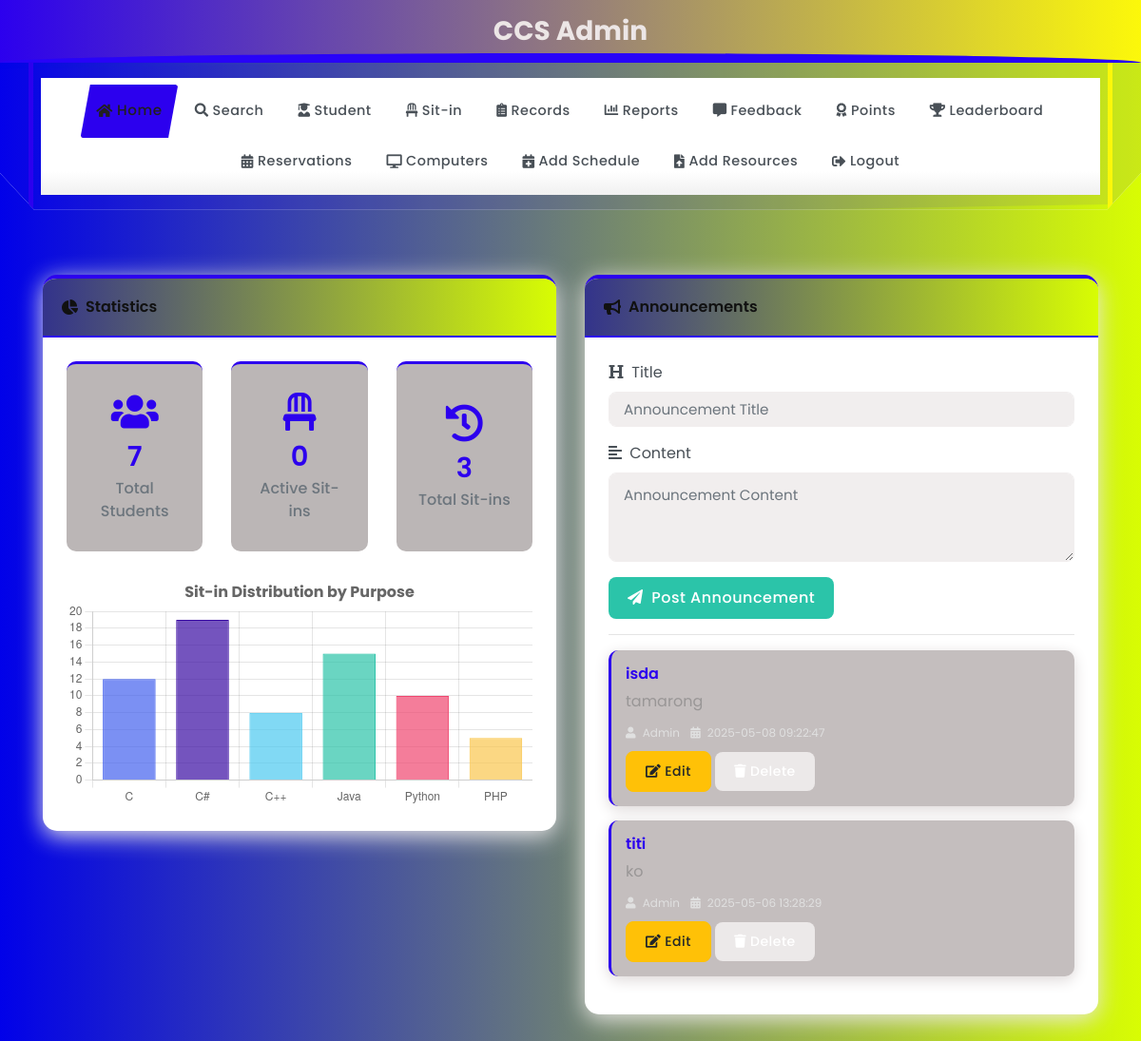
/admin_dashboard (signed in), run on an earlier commit of the app's database.
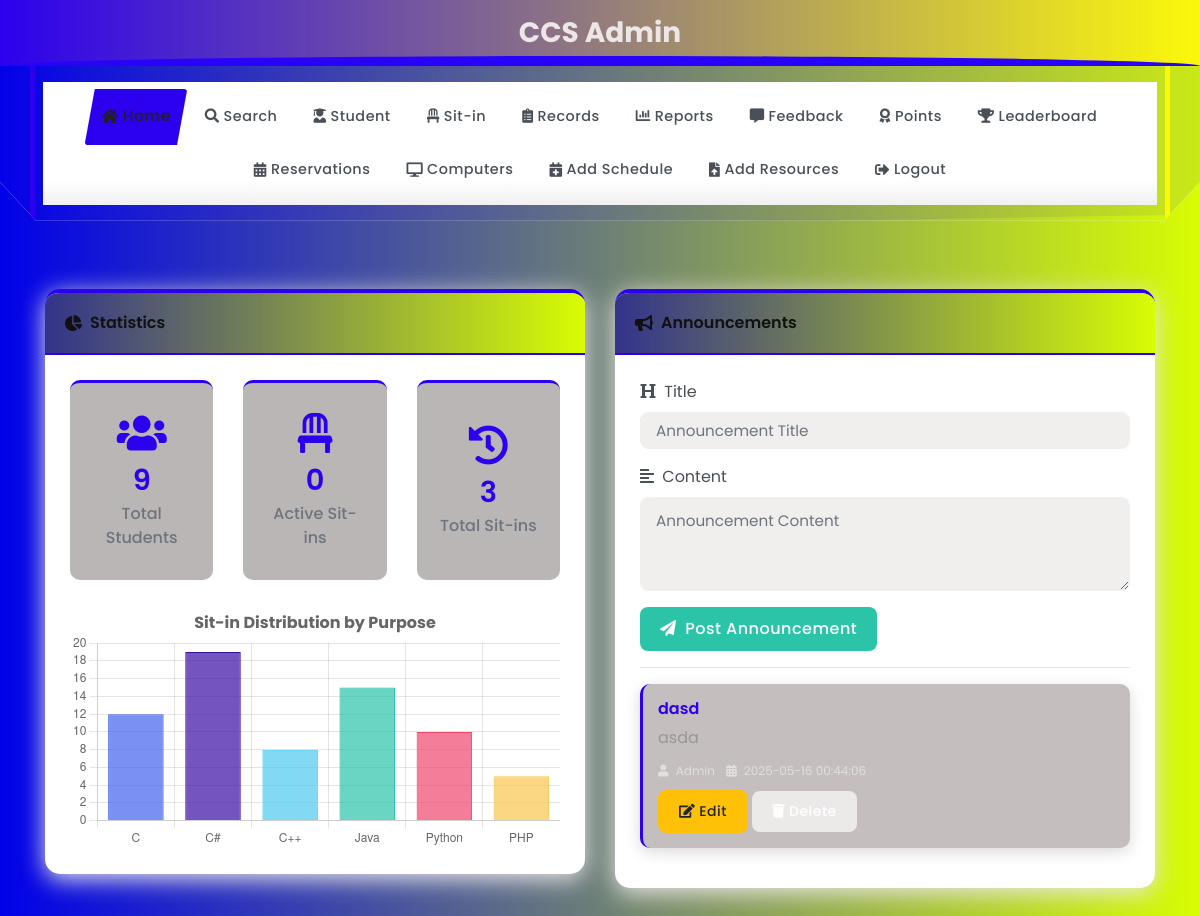
And on a later commit of the database.
### tables this page shows
CREATE TABLE announcement (
                id INTEGER PRIMARY KEY,
                title TEXT NOT NULL,
                content TEXT NOT NULL,
                created_at TEXT NOT NULL,
                created_by TEXT NOT NULL
            );

### app.py (the view)
@app.route('/admin_dashboard')
def admin_dashboard():
    if 'admin' not in session:
        flash('You must be logged in as admin to access the admin dashboard')
        return redirect(url_for('login'))
    try:
        connection = sqlite3.connect('students.db')
        connection.row_factory = sqlite3.Row
        cursor = connection.cursor()
        cursor.execute('SELECT COUNT(*) FROM users')
        students_count = cursor.fetchone()[0]
        cursor.execute('SELECT COUNT(*) FROM sitins WHERE logout_time IS NULL')
        active_sitin_count = cursor.fetchone()[0]
        cursor.execute('SELECT COUNT(*) FROM sitins')
        total_sitin_count = cursor.fetchone()[0]
        cursor.execute('''
            SELECT purpose, COUNT(*) as count
            FROM sitins
            GROUP BY purpose
            ORDER BY count DESC
        ''')
        purpose_stats = cursor.fetchall()
        purpose_labels = []
        purpose_data = []
        for purpose, count in purpose_stats:
            purpose_labels.append(purpose)
            purpose_data.append(count)
        if not purpose_labels:
            purpose_labels = ['C Programming', 'C# Programming', 'Java Programming', '.NET Programming', 'PHP Programming', 'Python Programming']
            purpose_data = [0, 0, 0, 0, 0, 0]
        try:
            cursor.execute('''
                SELECT id, title, content, created_at, created_by
                FROM announcement
                ORDER BY created_at DESC
            ''')
            announcements = cursor.fetchall()
        except Exception as e:
            print(f"Error fetching announcements: {e}")
            announcements = []
        cursor.execute('SELECT COUNT(*) FROM sitins WHERE logout_time IS NULL')
        sitin_count = cursor.fetchone()[0]
        connection.close()
        return render_template('admin_dashboard.html',
                              sitin_count=sitin_count,
                              students_count=students_count,
                              active_sitin_count=active_sitin_count,
                              total_sitin_count=total_sitin_count,
                              purpose_labels=json.dumps(purpose_labels),
                              purpose_data=json.dumps(purpose_data),
                              announcements=announcements)
    except Exception as e:
        print(f"Error fetching dashboard data: {e}")
        if 'connection' in locals():
            connection.close()
        return render_template('admin_dashboard.html',
                            sitin_count=0,
                            active_sitin_count=0,
                            students_count=0,
                            total_sitin_count=0,
                            purpose_labels=json.dumps([]),
                            purpose_data=json.dumps([]),
                            announcements=[],
                            error=str(e))

### templates/admin_dashboard.html (shortened to what the changed rows need)
<!DOCTYPE html>
<html lang="en">
<head>
    <link rel="stylesheet" href="https://stackpath.bootstrapcdn.com/bootstrap/4.5.2/css/bootstrap.min.css">
    <link rel="stylesheet" href="https://cdnjs.cloudflare.com/ajax/libs/font-awesome/5.15.3/css/all.min.css">
    <link rel="stylesheet" href="{{ url_for('static', filename='css/navbar.css') }}">
</head>
<body>
<div class="container py-5">
    <div class="row">
        <div class="col-md-6">
            <div class="card">
                <div class="card-body">
                    <div class="row">
                        <div class="col-md-4">
                            <div class="stat-card">
                                <i class="fas fa-users icon"></i>
                                <h4>{{ students_count }}</h4>
                                <p>Total Students</p>
                            </div>
                        </div>
                    </div>
                </div>
            </div>
        </div>
        <div class="col-md-6">
            <div class="card">
                <div class="card-body">
                    <div id="announcementsContainer">
                    {% if announcements %}
                        {% for announcement in announcements %}
                            <div class="announcement-card" data-id="{{ announcement[0] }}">
                                <h6 class="announcement-title">{{ announcement[1] }}</h6>
                                <p class="announcement-content">{{ announcement[2] }}</p>
                                <small>
                                    <i class="fas fa-user mr-1"></i> {{ announcement.created_by }}
                                    <i class="fas fa-calendar-alt ml-2 mr-1"></i> {{ announcement.created_at }}
                                </small>
                                <div class="mt-2">
                                    <button class="btn btn-sm btn-warning edit-btn"><i class="fas fa-edit mr-1"></i>Edit</button>
                                    <button class="btn btn-sm btn-danger delete-btn"><i class="fas fa-trash mr-1"></i>Delete</button>
                                </div>
                            </div>
                        {% endfor %}
                    {% else %}
                        <div class="text-center py-4">
                            <i class="fas fa-inbox fa-3x mb-3 text-muted"></i>
                            <p class="text-muted">No announcements available at this time.</p>
                        </div>
                    {% endif %}
                </div>
                </div>
            </div>
        </div>
    </div>
</div>
</body>
</html>

What changed in the data, as far as the page shows it:
removed announcement: title "isda", content "tamarong", created_by "Admin", created_at "2025-05-08 09:22:47"
removed announcement: title "titi", content "ko", created_by "Admin", created_at "2025-05-06 13:28:29"
added announcement: title "dasd", content "asda", created_by "Admin", created_at "2025-05-16 00:44:06"
Also different on the page:
{{ students_count }}: "7" → "9"
